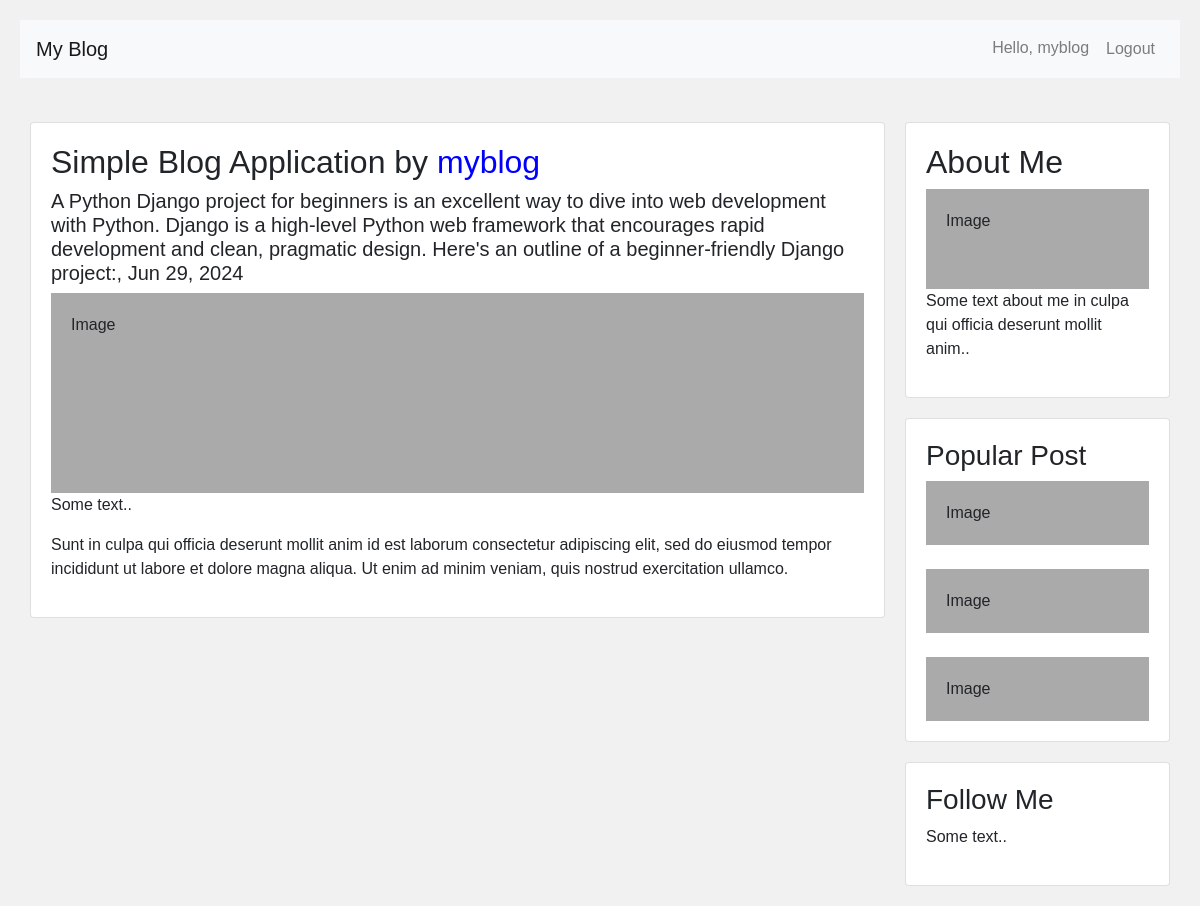
The page /post (signed in) on the database its author committed.
### blog/models.py (models this page shows, shortened)
class Post(models.Model):
    title = models.CharField(max_length=200)
    content = models.TextField()
    author = models.ForeignKey(User, on_delete=models.CASCADE)
    created_at = models.DateTimeField(auto_now_add=True)
    updated_at = models.DateTimeField(auto_now=True)

### blog/views.py (the view)
# urls.py: path('post',post_list,name='post'),
def post_list(request):
    posts = Post.objects.all()
    return render(request, 'blog/post_list.html', {'posts': posts})

### template/blog/post_list.html (shortened to what this page needs)
{% extends "blog/base.html" %}
{% block content %}
<!DOCTYPE html>
<html>
<head>
</head>
<body>
<div class="row">
  <div class="leftcolumn">
  	{% for post in posts %}
    <div class="card">
      <h2>{{ post.title }} by <span style="color: blue">{{ post.author }}</span></h2>
      <h5>{{ post.content }}, {{ post.created_at|date:"M d, Y" }}</h5>
      <div class="fakeimg" style="height:200px;">Image</div>
      <p>Some text..</p>
      <p>Sunt in culpa qui officia deserunt mollit anim id est laborum consectetur adipiscing elit, sed do eiusmod tempor incididunt ut labore et dolore magna aliqua. Ut enim ad minim veniam, quis nostrud exercitation ullamco.</p>
    </div>
    {% endfor %}
	</div>
	<div class="rightcolumn">
    <div class="card">
      <h2>About Me</h2>
      <div class="fakeimg" style="height:100px;">Image</div>
      <p>Some text about me in culpa qui officia deserunt mollit anim..</p>
    </div>
    <div class="card">
      <h3>Popular Post</h3>
      <div class="fakeimg">Image</div><br>
      <div class="fakeimg">Image</div><br>
      <div class="fakeimg">Image</div>
    </div>
    <div class="card">
      <h3>Follow Me</h3>
      <p>Some text..</p>
    </div>
  </div>
</div>
</body>
</html>
{% endblock %}

### template/blog/base.html (shortened to what this page needs)
<!DOCTYPE html>
<html lang="en">
<head>
    <link rel="stylesheet" href="https://stackpath.bootstrapcdn.com/bootstrap/4.5.2/css/bootstrap.min.css">
</head>
<body>
    <nav class="navbar navbar-expand-lg navbar-light bg-light">
        <a class="navbar-brand" href="/">My Blog</a>
        <div class="collapse navbar-collapse" id="navbarNav">
            <ul class="navbar-nav ml-auto">
                {% if user.is_authenticated %}
                    <li class="nav-item">
                        <a class="nav-link" href="#">Hello, {{ user.username }}</a>
                    </li>
                    <li class="nav-item">
                        <form class="form-inline" method="POST" action="{% url 'logout' %}">
                            <button class="btn btn-link nav-link" type="submit">Logout</button>
                        </form>
                    </li>
                {% endif %}
            </ul>
        </div>
    </nav>
    <div class="container mt-4">
        {% block content %}
        {% endblock %}
    </div>
</body>
</html>

### template/blog/post_list.html (style rules this page uses)
* { box-sizing: border-box; }
body { font-family: Arial; padding: 20px; background: #f1f1f1; }
.leftcolumn { float: left; width: 75%; }
.rightcolumn { float: left; width: 25%; padding-left: 20px; }
.fakeimg { background-color: #aaa; width: 100%; padding: 20px; }
.card { background-color: white; padding: 20px; margin-top: 20px; }
.row:after { content: ""; display: table; clear: both; }

### rows shown on the page
Post: title "Simple Blog Application", author "myblog", content "A Python Django project for beginners is an excellent way to dive into web development with Python. Django is a high-level Python web framework that encourages rapid development and clean, pragmatic design. Here's an outline of a beginner-friendly Django project:", created_at "Jun 29, 2024"

### other values the page prints
{{ user.username }} "myblog"
